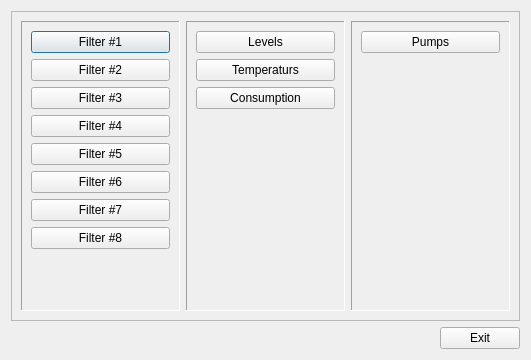
<?xml version="1.0" encoding="UTF-8"?>
<ui version="4.0">
 <class>History</class>
 <widget class="QDialog" name="History">
  <property name="geometry">
   <rect>
    <x>0</x>
    <y>0</y>
    <width>531</width>
    <height>360</height>
   </rect>
  </property>
  <property name="windowTitle">
   <string>Вибір графіків</string>
  </property>
  <layout class="QGridLayout" name="gridLayout">
   <item row="0" column="0" colspan="2">
    <widget class="QFrame" name="frame">
     <property name="frameShape">
      <enum>QFrame::StyledPanel</enum>
     </property>
     <property name="frameShadow">
      <enum>QFrame::Raised</enum>
     </property>
     <layout class="QHBoxLayout" name="horizontalLayout">
      <item>
       <widget class="QFrame" name="frame_Reg">
        <property name="frameShape">
         <enum>QFrame::Panel</enum>
        </property>
        <property name="frameShadow">
         <enum>QFrame::Sunken</enum>
        </property>
        <layout class="QVBoxLayout" name="verticalLayout">
         <item>
          <widget class="QPushButton" name="reg_1">
           <property name="text">
            <string>Filter #1</string>
           </property>
          </widget>
         </item>
         <item>
          <widget class="QPushButton" name="reg_2">
           <property name="text">
            <string>Filter #2</string>
           </property>
          </widget>
         </item>
         <item>
          <widget class="QPushButton" name="reg_3">
           <property name="text">
            <string>Filter #3</string>
           </property>
          </widget>
         </item>
         <item>
          <widget class="QPushButton" name="reg_4">
           <property name="text">
            <string>Filter #4</string>
           </property>
          </widget>
         </item>
         <item>
          <widget class="QPushButton" name="reg_5">
           <property name="text">
            <string>Filter #5</string>
           </property>
          </widget>
         </item>
         <item>
          <widget class="QPushButton" name="reg_6">
           <property name="text">
            <string>Filter #6</string>
           </property>
          </widget>
         </item>
         <item>
          <widget class="QPushButton" name="reg_7">
           <property name="text">
            <string>Filter #7</string>
           </property>
          </widget>
         </item>
         <item>
          <widget class="QPushButton" name="reg_8">
           <property name="text">
            <string>Filter #8</string>
           </property>
          </widget>
         </item>
         <item>
          <spacer name="verticalSpacer">
           <property name="orientation">
            <enum>Qt::Vertical</enum>
           </property>
           <property name="sizeHint" stdset="0">
            <size>
             <width>20</width>
             <height>71</height>
            </size>
           </property>
          </spacer>
         </item>
        </layout>
       </widget>
      </item>
      <item>
       <widget class="QFrame" name="frame_Val">
        <property name="frameShape">
         <enum>QFrame::Panel</enum>
        </property>
        <property name="frameShadow">
         <enum>QFrame::Sunken</enum>
        </property>
        <layout class="QVBoxLayout" name="verticalLayout_2">
         <item>
          <widget class="QPushButton" name="levels">
           <property name="text">
            <string>Levels</string>
           </property>
          </widget>
         </item>
         <item>
          <widget class="QPushButton" name="terms">
           <property name="text">
            <string>Temperaturs</string>
           </property>
          </widget>
         </item>
         <item>
          <widget class="QPushButton" name="consumption">
           <property name="text">
            <string>Consumption</string>
           </property>
          </widget>
         </item>
         <item>
          <spacer name="verticalSpacer_2">
           <property name="orientation">
            <enum>Qt::Vertical</enum>
           </property>
           <property name="sizeHint" stdset="0">
            <size>
             <width>20</width>
             <height>145</height>
            </size>
           </property>
          </spacer>
         </item>
        </layout>
       </widget>
      </item>
      <item>
       <widget class="QFrame" name="frame_Other">
        <property name="frameShape">
         <enum>QFrame::Panel</enum>
        </property>
        <property name="frameShadow">
         <enum>QFrame::Sunken</enum>
        </property>
        <layout class="QVBoxLayout" name="verticalLayout_3">
         <item>
          <widget class="QPushButton" name="pumps">
           <property name="text">
            <string>Pumps</string>
           </property>
          </widget>
         </item>
         <item>
          <spacer name="verticalSpacer_3">
           <property name="orientation">
            <enum>Qt::Vertical</enum>
           </property>
           <property name="sizeHint" stdset="0">
            <size>
             <width>20</width>
             <height>145</height>
            </size>
           </property>
          </spacer>
         </item>
        </layout>
       </widget>
      </item>
     </layout>
    </widget>
   </item>
   <item row="1" column="0">
    <spacer name="horizontalSpacer">
     <property name="orientation">
      <enum>Qt::Horizontal</enum>
     </property>
     <property name="sizeHint" stdset="0">
      <size>
       <width>294</width>
       <height>20</height>
      </size>
     </property>
    </spacer>
   </item>
   <item row="1" column="1">
    <widget class="QPushButton" name="Exit">
     <property name="text">
      <string>Exit</string>
     </property>
    </widget>
   </item>
  </layout>
 </widget>
 <resources/>
 <connections>
  <connection>
   <sender>Exit</sender>
   <signal>clicked()</signal>
   <receiver>History</receiver>
   <slot>reject()</slot>
   <hints>
    <hint type="sourcelabel">
     <x>353</x>
     <y>276</y>
    </hint>
    <hint type="destinationlabel">
     <x>199</x>
     <y>149</y>
    </hint>
   </hints>
  </connection>
 </connections>
</ui>
